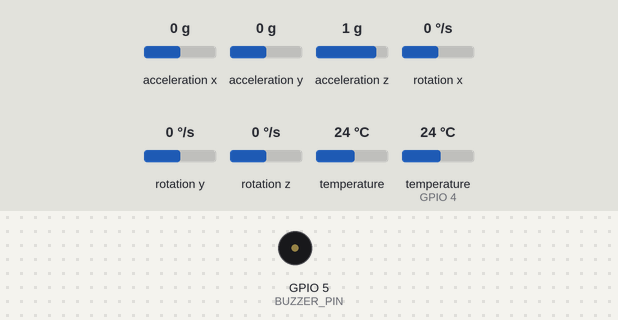
Simulated run of this sketch. Board: ESP32. Shown: buzzer (waves = sounding, pin HIGH). The inputs (shaded band) are chosen by the test bench; at power-on: temperature (sensor on GPIO 4) 24 °C, acceleration x 0 g, acceleration y 0 g, acceleration z 1 g, rotation x 0 °/s, rotation y 0 °/s, rotation z 0 °/s, temperature 24 °C. WiFi joins after 1.5 s; servers stay silent unless stated; no MQTT or app messages arrive unless stated; what the sketch prints to the serial monitor is not drawn.

Above: at 2.7 s.
2.8 s: temperature (sensor on GPIO 4) set to 39.2 °C
5.9 s: temperature (sensor on GPIO 4) set to 40.2 °C
At 7.9 s:
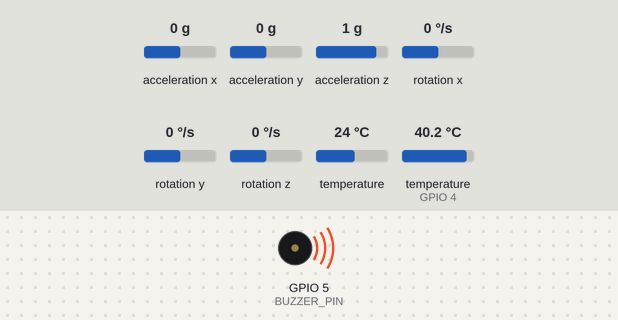
8.6 s: temperature (sensor on GPIO 4) set to 12 °C
At 9.4 s:
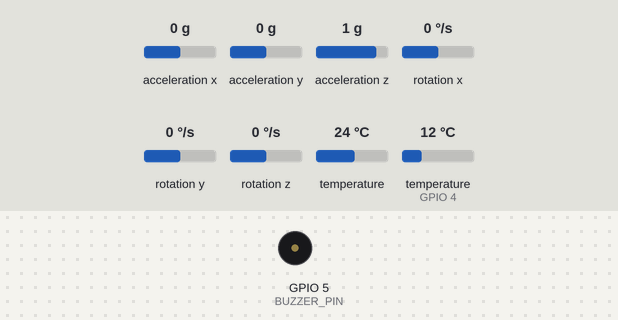
11.3 s: temperature (sensor on GPIO 4) set to 41 °C
At 13.7 s:
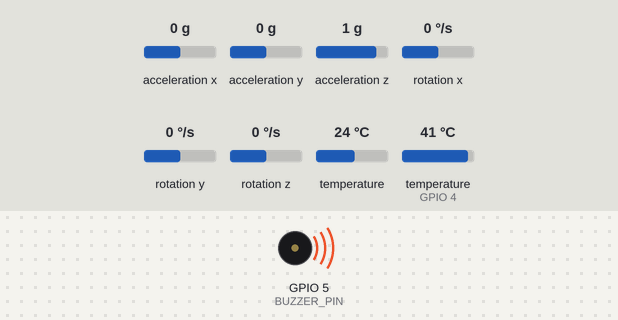
Timing chart, 0 to 15.2 s (numbered marks = the images above; inputs shaded):
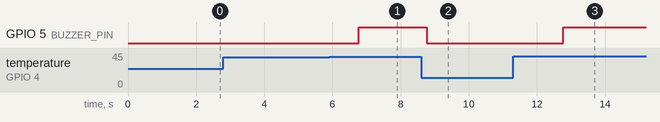

The sketch:

sketch.ino
```cpp
/*
 * Anima - Coleira Inteligente de Saúde e Segurança para Pets
 * Entrega 1 - Protótipo Inicial
 *
 * Função desta versão:
 *  - Ler dados do acelerômetro/giroscópio (MPU6050) via I2C
 *  - Ler temperatura (DS18B20)
 *  - Conectar o ESP32 ao Wi-Fi em modo estação (station mode),
 *    isto é, o ESP32 se conecta a um roteador já existente,
 *    em vez de criar sua própria rede (modo access point)
 *  - Converter o giroscópio de rad/s para °/s (unidade do dataset de IA)
 *  - Enviar os dados via MQTT para um broker (para posterior
 *    processamento e classificação por IA)
 *
 * Relação com o modelo de camadas (OSI / TCP-IP) visto em aula:
 *  - Camada de acesso à rede (física/enlace): rádio Wi-Fi 2,4 GHz
 *    integrado ao ESP32, usado por WiFi.begin();
 *  - Camada de internet: endereçamento IP obtido via DHCP do
 *    roteador (WiFi.localIP());
 *  - Camada de transporte: conexão TCP estabelecida internamente
 *    pela biblioteca PubSubClient com o broker MQTT;
 *  - Camada de aplicação: protocolo MQTT (mqttClient.publish()),
 *    responsável por formatar e distribuir as mensagens.
 *
 * Observação: nesta etapa (Entrega 1) o objetivo é demonstrar a
 * aquisição de dados e a comunicação IoT. A classificação por IA
 * (normal / letárgico / agitado / possível febre) será treinada
 * separadamente em Python/Colab a partir dos dados coletados aqui,
 * e integrada nas próximas entregas.
 *
 * Hardware:
 *  - ESP32 Dev Kit
 *  - MPU6050 (acelerômetro/giroscópio) - I2C (SDA=21, SCL=22)
 *  - DS18B20 (temperatura) - pino digital (ONE_WIRE_BUS)
 *  - Buzzer/LED (atuador) - pino digital, configurado como saída
 *    (pinMode(BUZZER_PIN, OUTPUT)), seguindo o mesmo padrão de
 *    controle de GPIO visto nos exemplos de LED em aula
 */

#include <Wire.h>
#include <WiFi.h>
#include <PubSubClient.h>
#include <Adafruit_MPU6050.h>
#include <Adafruit_Sensor.h>
#include <OneWire.h>
#include <DallasTemperature.h>

// ---------- CONFIGURAÇÕES (AJUSTAR ANTES DE USAR) ----------
// Rede Wi-Fi virtual do simulador Wokwi (sem senha, canal 6)
const char* WIFI_SSID     = "Wokwi-GUEST";
const char* WIFI_PASSWORD = "";

const char* MQTT_BROKER   = "broker.hivemq.com"; // broker público para testes iniciais
const int   MQTT_PORT     = 1883;
const char* MQTT_TOPIC    = "anima/dados";
const char* MQTT_CLIENT_ID = "anima_esp32_01";

// ---------- PINOS ----------
#define ONE_WIRE_BUS 4     // pino do sensor de temperatura DS18B20
#define BUZZER_PIN   5     // pino do buzzer/LED (atuador)

// ---------- OBJETOS ----------
Adafruit_MPU6050 mpu;
OneWire oneWire(ONE_WIRE_BUS);
DallasTemperature tempSensor(&oneWire);

WiFiClient espClient;
PubSubClient mqttClient(espClient);

// ---------- UNIDADES DO PAYLOAD ----------
// accel_x/y/z em m/s^2; gyro_x/y/z em graus/segundo (°/s); temperatura em °C.
// A biblioteca Adafruit_MPU6050 entrega o giroscópio em rad/s, por isso a leitura
// é convertida para °/s antes de montar o JSON, para casar com a unidade do
// dataset usado no treinamento do modelo de IA.
const float RAD_TO_DEG_FACTOR = 57.2958; // 180/PI

// ---------- VARIÁVEIS ----------
unsigned long lastRead = 0;
const long READ_INTERVAL = 2000; // leitura a cada 2 segundos

void setup() {
  Serial.begin(115200);
  pinMode(BUZZER_PIN, OUTPUT);
  digitalWrite(BUZZER_PIN, LOW);

  // Inicializa MPU6050
  Wire.begin();
  if (!mpu.begin()) {
    Serial.println("ERRO: MPU6050 não encontrado. Verifique as conexões.");
  } else {
    Serial.println("MPU6050 conectado com sucesso.");
    mpu.setAccelerometerRange(MPU6050_RANGE_8_G);
    mpu.setGyroRange(MPU6050_RANGE_500_DEG);
  }

  // Inicializa sensor de temperatura
  tempSensor.begin();

  // Conecta ao Wi-Fi
  connectWiFi();

  // Configura MQTT
  mqttClient.setServer(MQTT_BROKER, MQTT_PORT);
}

void loop() {
  if (WiFi.status() != WL_CONNECTED) {
    connectWiFi();
  }

  if (!mqttClient.connected()) {
    connectMQTT();
  }
  mqttClient.loop();

  unsigned long now = millis();
  if (now - lastRead >= READ_INTERVAL) {
    lastRead = now;
    lerEEnviarDados();
  }
}

void connectWiFi() {
  Serial.print("Conectando ao Wi-Fi: ");
  Serial.println(WIFI_SSID);
  WiFi.begin(WIFI_SSID, WIFI_PASSWORD, 6); // canal 6 = canal da rede Wokwi-GUEST

  int tentativas = 0;
  while (WiFi.status() != WL_CONNECTED && tentativas < 20) {
    delay(500);
    Serial.print(".");
    tentativas++;
  }

  if (WiFi.status() == WL_CONNECTED) {
    Serial.println("\nWi-Fi conectado!");
    Serial.print("IP: ");
    Serial.println(WiFi.localIP());
  } else {
    Serial.println("\nFalha ao conectar ao Wi-Fi. Tentando novamente no próximo ciclo.");
  }
}

void connectMQTT() {
  Serial.print("Conectando ao broker MQTT...");
  if (mqttClient.connect(MQTT_CLIENT_ID)) {
    Serial.println(" conectado!");
  } else {
    Serial.print(" falhou, rc=");
    Serial.print(mqttClient.state());
    Serial.println(" tentando novamente em breve.");
  }
}

void lerEEnviarDados() {
  // Leitura do acelerômetro/giroscópio
  sensors_event_t a, g, temp_mpu;
  mpu.getEvent(&a, &g, &temp_mpu);

  // Leitura da temperatura corporal (sensor externo)
  tempSensor.requestTemperatures();
  float temperaturaCorporal = tempSensor.getTempCByIndex(0);

  // Converte o giroscópio de rad/s (biblioteca) para °/s (unidade do dataset/modelo)
  float gyroX = g.gyro.x * RAD_TO_DEG_FACTOR;
  float gyroY = g.gyro.y * RAD_TO_DEG_FACTOR;
  float gyroZ = g.gyro.z * RAD_TO_DEG_FACTOR;

  // Monta o payload em JSON simples para envio (gyro_* em °/s)
  String payload = "{";
  payload += "\"accel_x\":" + String(a.acceleration.x, 3) + ",";
  payload += "\"accel_y\":" + String(a.acceleration.y, 3) + ",";
  payload += "\"accel_z\":" + String(a.acceleration.z, 3) + ",";
  payload += "\"gyro_x\":" + String(gyroX, 3) + ",";
  payload += "\"gyro_y\":" + String(gyroY, 3) + ",";
  payload += "\"gyro_z\":" + String(gyroZ, 3) + ",";
  payload += "\"temperatura\":" + String(temperaturaCorporal, 2);
  payload += "}";

  Serial.println(payload);

  // Envia via MQTT (para consumo posterior pelo modelo de IA)
  if (mqttClient.connected()) {
    mqttClient.publish(MQTT_TOPIC, payload.c_str());
  }

  // Alerta local simples de exemplo (temporário nesta etapa):
  // caso a temperatura ultrapasse um limiar, aciona o buzzer.
  // Aqui usamos digitalWrite(pino, HIGH/LOW), o mesmo comando de
  // saída digital estudado em aula para acender/apagar um LED —
  // a diferença é que a decisão de ligar/desligar depende agora
  // de uma leitura de sensor, e não de um delay() fixo.
  // Nas próximas entregas, essa decisão será feita pelo modelo de IA
  // treinado, e não por um limiar fixo como este.
  if (temperaturaCorporal > 39.5) {
    digitalWrite(BUZZER_PIN, HIGH);
  } else {
    digitalWrite(BUZZER_PIN, LOW);
  }
}
```

Measured:
- the behaviour switches between 39.5 and 39.6 °C on temperature (sensor on GPIO 4) (found by bisection; images 0 and 1)
- after the input at 2.8 s, every drawn part: stays the same
- after the input at 5.9 s, GPIO 5 (BUZZER_PIN): LOW → HIGH after 0.87 s
- after the input at 8.6 s, GPIO 5 (BUZZER_PIN): HIGH → LOW after 0.17 s
- after the input at 11.3 s, GPIO 5 (BUZZER_PIN): LOW → HIGH after 1.5 s
